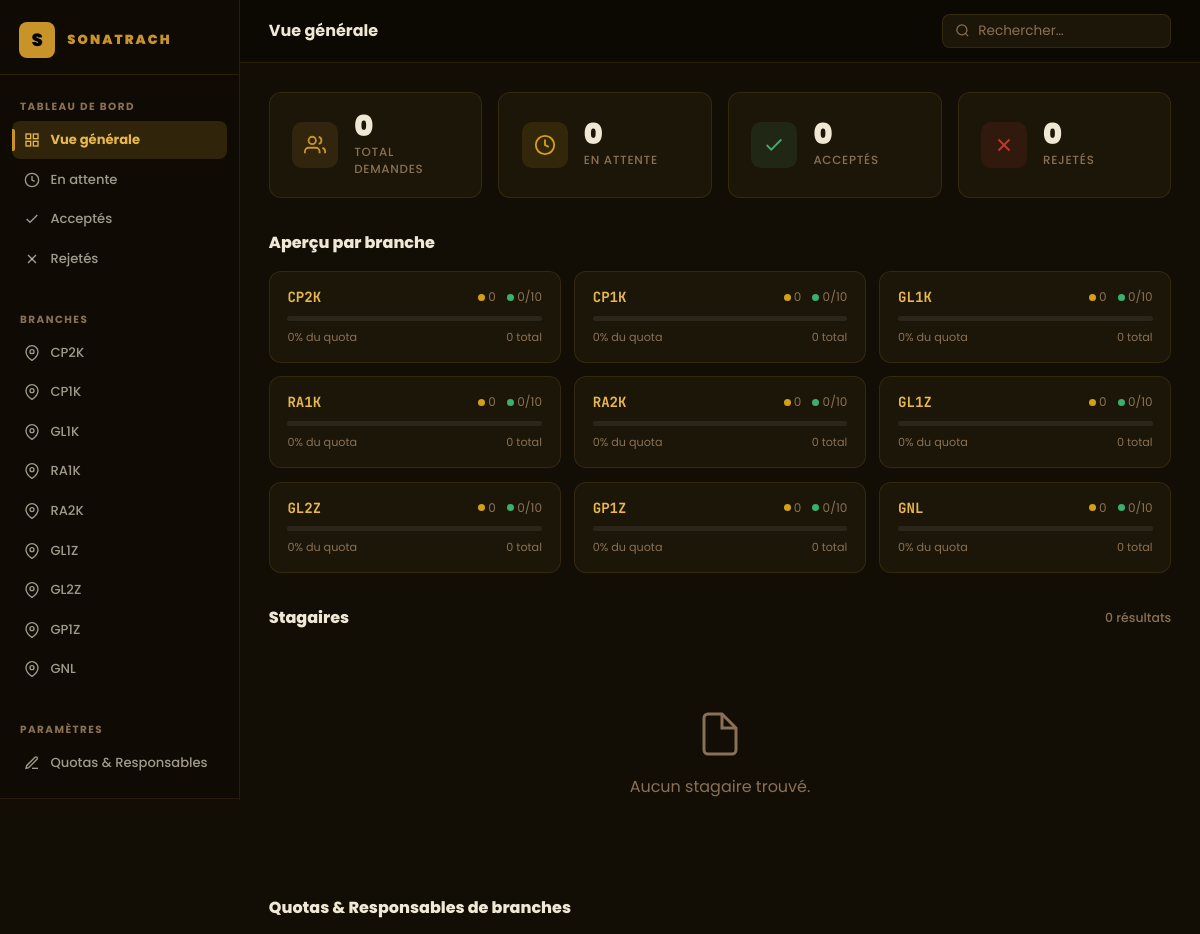
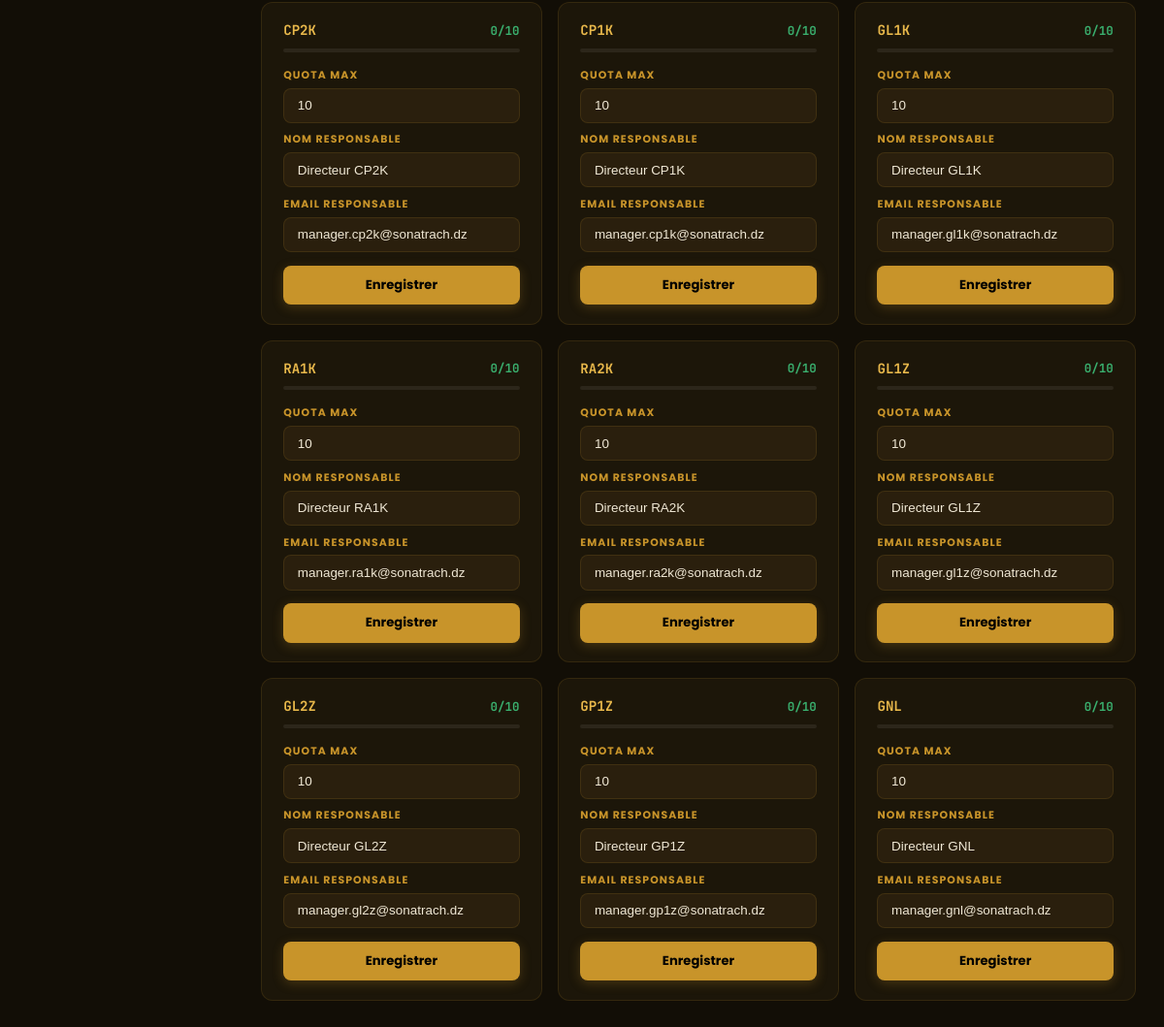
Page /admin/dashboard.php (signed in) on the committed database (2 pictures, top to bottom).
### tables this page shows
CREATE TABLE IF NOT EXISTS `branch_quotas` (
  `branch`      VARCHAR(16) NOT NULL,
  `max_quota`   INT UNSIGNED NOT NULL DEFAULT 10,
  `manager_email` VARCHAR(150) DEFAULT NULL,
  `manager_name`  VARCHAR(200) DEFAULT NULL,
  PRIMARY KEY (`branch`)
);

### admin/dashboard.php (the view, shortened to what this page needs)
<?php
require_once __DIR__ . '/../include/db.php';
$filterBranch  = $_GET['branch']  ?? '';
$filterStatus  = $_GET['status']  ?? '';
$filterSearch  = trim($_GET['q']  ?? '');
$page          = max(1, (int)($_GET['page'] ?? 1));
$perPage       = 12;
$where  = [];
$params = [];
$whereSQL = $where ? 'WHERE ' . implode(' AND ', $where) : '';
$totalStmt = $conn->prepare("SELECT COUNT(*) FROM stagaires s $whereSQL");
$totalStmt->execute($params);
$total = (int)$totalStmt->fetchColumn();
$offset = ($page - 1) * $perPage;
$stmt = $conn->prepare("SELECT s.*, bq.max_quota, bq.manager_email, bq.manager_name FROM stagaires s LEFT JOIN branch_quotas bq ON bq.branch = s.branch $whereSQL ORDER BY s.created_at DESC LIMIT :limit OFFSET :offset");
$stmt->bindValue(':limit', $perPage, PDO::PARAM_INT);
$stmt->bindValue(':offset', $offset, PDO::PARAM_INT);
$stmt->execute();
$stagaires = $stmt->fetchAll(PDO::FETCH_ASSOC);
$stats = $conn->query("SELECT
    COUNT(*) as total,
    SUM(status='pending') as pending,
    SUM(status='accepted') as accepted,
    SUM(status='rejected') as rejected
FROM stagaires")->fetch(PDO::FETCH_ASSOC);
$allQuotas = $conn->query("SELECT * FROM branch_quotas ORDER BY branch")->fetchAll(PDO::FETCH_ASSOC);
$branches = ['CP2K','CP1K','GL1K','RA1K','RA2K','GL1Z','GL2Z','GP1Z','GNL'];
function buildQuery(array $merge = [], array $remove = []): string {
    $p = $_GET;
    unset($p['page']);
    foreach ($remove as $k) unset($p[$k]);
    $p = array_merge($p, $merge);
    return $p ? '?' . http_build_query($p) : '';
}
?>
<!DOCTYPE html>
<html lang="fr">
<head>
<link rel="stylesheet" href="dashboard.css"/>
</head>
<body>
<aside class="sidebar" id="sidebar">
  <div class="sidebar-logo">
    <span class="logo-mark">S</span>
    <span class="logo-text">SONATRACH</span>
  </div>
  <nav class="sidebar-nav">
    <span class="nav-section-label">Tableau de bord</span>
    <a href="dashboard.php" class="nav-item <?= (!$filterBranch && !$filterStatus) ? 'active' : '' ?>">
      <svg viewBox="0 0 24 24" fill="none" stroke="currentColor" stroke-width="2"><rect x="3" y="3" width="7" height="7"/><rect x="14" y="3" width="7" height="7"/><rect x="14" y="14" width="7" height="7"/><rect x="3" y="14" width="7" height="7"/></svg>
      Vue générale
    </a>
    <a href="dashboard.php<?= buildQuery(['status'=>'pending']) ?>" class="nav-item <?= ($filterStatus==='pending' && !$filterBranch) ? 'active' : '' ?>">
      <svg viewBox="0 0 24 24" fill="none" stroke="currentColor" stroke-width="2"><circle cx="12" cy="12" r="10"/><polyline points="12,6 12,12 16,14"/></svg>
      En attente
    </a>
    <a href="dashboard.php<?= buildQuery(['status'=>'accepted']) ?>" class="nav-item <?= ($filterStatus==='accepted' && !$filterBranch) ? 'active' : '' ?>">
      <svg viewBox="0 0 24 24" fill="none" stroke="currentColor" stroke-width="2"><polyline points="20,6 9,17 4,12"/></svg>
      Acceptés
    </a>
    <a href="dashboard.php<?= buildQuery(['status'=>'rejected']) ?>" class="nav-item <?= ($filterStatus==='rejected' && !$filterBranch) ? 'active' : '' ?>">
      <svg viewBox="0 0 24 24" fill="none" stroke="currentColor" stroke-width="2"><line x1="18" y1="6" x2="6" y2="18"/><line x1="6" y1="6" x2="18" y2="18"/></svg>
      Rejetés
    </a>
    <span class="nav-section-label" style="margin-top:1.5rem;">Branches</span>
    <?php foreach ($branches as $b): ?>
    <a href="dashboard.php<?= buildQuery(['branch'=>$b], ['status']) ?>" class="nav-item <?= ($filterBranch===$b) ? 'active' : '' ?>">
      <svg viewBox="0 0 24 24" fill="none" stroke="currentColor" stroke-width="2"><path d="M21 10c0 7-9 13-9 13s-9-6-9-13a9 9 0 0 1 18 0z"/><circle cx="12" cy="10" r="3"/></svg>
      <?= $b ?>
    </a>
    <?php endforeach; ?>
    <span class="nav-section-label" style="margin-top:1.5rem;">Paramètres</span>
    <a href="#quotas-section" class="nav-item" onclick="document.getElementById('quotas-section').scrollIntoView({behavior:'smooth'});return false;">
      <svg viewBox="0 0 24 24" fill="none" stroke="currentColor" stroke-width="2"><path d="M12 20h9"/><path d="M16.5 3.5a2.121 2.121 0 0 1 3 3L7 19l-4 1 1-4L16.5 3.5z"/></svg>
      Quotas & Responsables
    </a>
  </nav>
  <div class="sidebar-footer">
  </div>
</aside>
<main class="main">
  <header class="topbar">
    <div class="topbar-title">
      <?php if ($filterBranch): ?>
        Branche <span class="branch-tag"><?= htmlspecialchars($filterBranch) ?></span>
      <?php elseif ($filterStatus === 'pending'): ?>
        Demandes en attente
      <?php elseif ($filterStatus === 'accepted'): ?>
        Stagaires acceptés
      <?php elseif ($filterStatus === 'rejected'): ?>
        Demandes rejetées
      <?php else: ?>
        Vue générale
      <?php endif; ?>
    </div>
    <form class="search-form" method="get" action="dashboard.php">
      <svg viewBox="0 0 24 24" fill="none" stroke="currentColor" stroke-width="2"><circle cx="11" cy="11" r="8"/><line x1="21" y1="21" x2="16.65" y2="16.65"/></svg>
      <input type="search" name="q" placeholder="Rechercher…" value="<?= htmlspecialchars($filterSearch) ?>"/>
    </form>
  </header>
  <div class="content">
    <div class="kpi-grid">
      <div class="kpi-card kpi-total">
        <div class="kpi-icon">
          <svg viewBox="0 0 24 24" fill="none" stroke="currentColor" stroke-width="2"><path d="M17 21v-2a4 4 0 0 0-4-4H5a4 4 0 0 0-4 4v2"/><circle cx="9" cy="7" r="4"/><path d="M23 21v-2a4 4 0 0 0-3-3.87"/><path d="M16 3.13a4 4 0 0 1 0 7.75"/></svg>
        </div>
        <div class="kpi-body">
          <div class="kpi-num"><?= number_format($stats['total']) ?></div>
          <div class="kpi-label">Total Demandes</div>
        </div>
      </div>
      <div class="kpi-card kpi-pending">
        <div class="kpi-icon">
          <svg viewBox="0 0 24 24" fill="none" stroke="currentColor" stroke-width="2"><circle cx="12" cy="12" r="10"/><polyline points="12,6 12,12 16,14"/></svg>
        </div>
        <div class="kpi-body">
          <div class="kpi-num"><?= number_format($stats['pending']) ?></div>
          <div class="kpi-label">En attente</div>
        </div>
      </div>
      <div class="kpi-card kpi-accepted">
        <div class="kpi-icon">
          <svg viewBox="0 0 24 24" fill="none" stroke="currentColor" stroke-width="2"><polyline points="20,6 9,17 4,12"/></svg>
        </div>
        <div class="kpi-body">
          <div class="kpi-num"><?= number_format($stats['accepted']) ?></div>
          <div class="kpi-label">Acceptés</div>
        </div>
      </div>
      <div class="kpi-card kpi-rejected">
        <div class="kpi-icon">
          <svg viewBox="0 0 24 24" fill="none" stroke="currentColor" stroke-width="2"><line x1="18" y1="6" x2="6" y2="18"/><line x1="6" y1="6" x2="18" y2="18"/></svg>
        </div>
        <div class="kpi-body">
          <div class="kpi-num"><?= number_format($stats['rejected']) ?></div>
          <div class="kpi-label">Rejetés</div>
        </div>
      </div>
    </div>
    <?php if (!$filterBranch && !$filterStatus && !$filterSearch): ?>
    <section class="branch-overview">
      <div class="section-header">
        <h2>Aperçu par branche</h2>
      </div>
      <div class="branch-bars">
        <?php
        $bmap = [];
        $qmap = [];
        foreach ($allQuotas as $q) $qmap[$q['branch']] = $q;
        foreach ($branches as $b):
            $br = $bmap[$b] ?? ['total'=>0,'accepted'=>0,'pending'=>0,'rejected'=>0];
            $q  = $qmap[$b] ?? ['max_quota'=>10];
            $pct = $q['max_quota'] > 0 ? min(100, round($br['accepted'] / $q['max_quota'] * 100)) : 0;
        ?>
        <a href="dashboard.php<?= buildQuery(['branch'=>$b], ['status','q','page']) ?>" class="branch-bar-item">
          <div class="branch-bar-header">
            <span class="branch-code"><?= $b ?></span>
            <span class="branch-counts">
              <span class="dot dot-pending"></span><?= $br['pending'] ?>
              <span class="dot dot-accepted" style="margin-left:.5rem;"></span><?= $br['accepted'] ?>/<?= $q['max_quota'] ?>
            </span>
          </div>
          <div class="progress-track">
          </div>
          <div class="branch-bar-foot">
            <span><?= $pct ?>% du quota</span>
            <span><?= $br['total'] ?> total</span>
          </div>
        </a>
        <?php endforeach; ?>
      </div>
    </section>
    <?php endif; ?>
    <section class="table-section">
      <div class="section-header">
        <h2>
          Stagaires
        </h2>
        <span class="result-count"><?= $total ?> résultat<?= $total!==1?'s':'' ?></span>
      </div>
      <?php if (empty($stagaires)): ?>
      <div class="empty-state">
        <svg viewBox="0 0 24 24" fill="none" stroke="currentColor" stroke-width="1.5"><path d="M13 2H6a2 2 0 0 0-2 2v16a2 2 0 0 0 2 2h12a2 2 0 0 0 2-2V9z"/><polyline points="13,2 13,9 20,9"/></svg>
        <p>Aucun stagaire trouvé.</p>
      </div>
      <?php endif; ?>
    </section>
    <section class="quotas-section" id="quotas-section">
      <div class="section-header">
        <h2>Quotas & Responsables de branches</h2>
      </div>
      <div class="quotas-grid">
        <?php
        $qmap2 = [];
        foreach ($allQuotas as $q) $qmap2[$q['branch']] = $q;
        foreach ($branches as $b):
            $q = $qmap2[$b] ?? ['branch'=>$b,'max_quota'=>10,'manager_email'=>'','manager_name'=>''];
            $acc = $bmap[$b]['accepted'] ?? 0;
        ?>
        <div class="quota-card">
          <div class="quota-card-head">
            <span class="branch-code"><?= $b ?></span>
            <span class="quota-usage <?= ($acc >= $q['max_quota']) ? 'quota-full' : '' ?>"><?= $acc ?>/<?= $q['max_quota'] ?></span>
          </div>
          <div class="quota-bar-wrap">
          </div>
          <form method="post" class="quota-form">
            <div class="quota-field">
              <label>Quota max</label>
              <input type="number" name="max_quota" min="0" max="999" value="<?= (int)$q['max_quota'] ?>" required/>
            </div>
            <div class="quota-field">
              <label>Nom responsable</label>
              <input type="text" name="manager_name" placeholder="Nom du responsable" value="<?= htmlspecialchars($q['manager_name'] ?? '') ?>"/>
            </div>
            <div class="quota-field">
              <label>Email responsable</label>
              <input type="email" name="manager_email" placeholder="responsable@sonatrach.dz" value="<?= htmlspecialchars($q['manager_email'] ?? '') ?>"/>
            </div>
            <button type="submit" class="quota-save-btn">Enregistrer</button>
          </form>
        </div>
        <?php endforeach; ?>
      </div>
    </section>
  </div>
</main>
</body>
</html>

### rows in the picture
branch_quotas: max_quota "10", max_quota "0", b "CP2K", acc "0", manager_name "Directeur CP2K", manager_email "manager.cp2k@sonatrach.dz"
branch_quotas: max_quota "10", max_quota "0", b "CP1K", acc "0", manager_name "Directeur CP1K", manager_email "manager.cp1k@sonatrach.dz"
branch_quotas: max_quota "10", max_quota "0", b "GL1K", acc "0", manager_name "Directeur GL1K", manager_email "manager.gl1k@sonatrach.dz"
branch_quotas: max_quota "10", max_quota "0", b "RA1K", acc "0", manager_name "Directeur RA1K", manager_email "manager.ra1k@sonatrach.dz"
branch_quotas: max_quota "10", max_quota "0", b "RA2K", acc "0", manager_name "Directeur RA2K", manager_email "manager.ra2k@sonatrach.dz"
branch_quotas: max_quota "10", max_quota "0", b "GL1Z", acc "0", manager_name "Directeur GL1Z", manager_email "manager.gl1z@sonatrach.dz"
branch_quotas: max_quota "10", max_quota "0", b "GL2Z", acc "0", manager_name "Directeur GL2Z", manager_email "manager.gl2z@sonatrach.dz"
branch_quotas: max_quota "10", max_quota "0", b "GP1Z", acc "0", manager_name "Directeur GP1Z", manager_email "manager.gp1z@sonatrach.dz"
branch_quotas: max_quota "10", max_quota "0", b "GNL", acc "0", manager_name "Directeur GNL", manager_email "manager.gnl@sonatrach.dz"

### other values in the picture
$b "CP2K"
$b "CP1K"
$b "GL1K"
$b "RA1K"
$b "RA2K"
$b "GL1Z"
$b "GL2Z"
$b "GP1Z"
$b "GNL"
$stats['total'] "0"
$stats['pending'] "0"
$stats['accepted'] "0"
$stats['rejected'] "0"
$br['pending'] "0"
$br['accepted'] "0"
